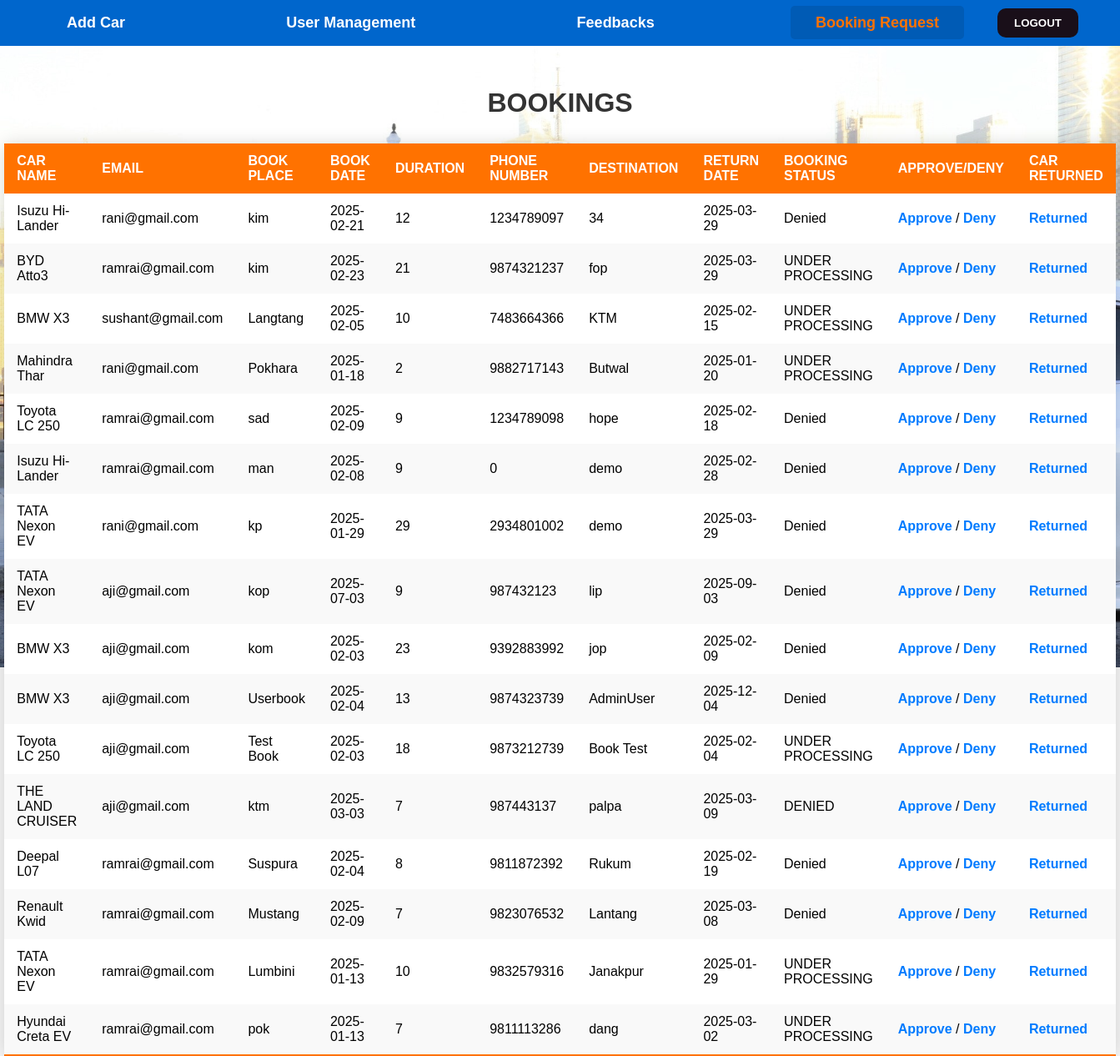
/adminbook.php, run on the app's committed database.
### tables this page shows
CREATE TABLE `booking` (
  `BOOK_ID` int(11) NOT NULL,
  `CAR_ID` int(11) NOT NULL,
  `EMAIL` varchar(255) NOT NULL,
  `BOOK_PLACE` varchar(255) NOT NULL,
  `BOOK_DATE` date NOT NULL,
  `DURATION` int(11) NOT NULL,
  `PHONE_NUMBER` bigint(20) NOT NULL,
  `DESTINATION` varchar(255) NOT NULL,
  `RETURN_DATE` date NOT NULL,
  `PRICE` int(11) NOT NULL,
  `BOOK_STATUS` varchar(255) NOT NULL DEFAULT 'UNDER PROCESSING'
);

CREATE TABLE `cars` (
  `CAR_ID` int(11) NOT NULL,
  `CAR_NAME` varchar(255) NOT NULL,
  `FUEL_TYPE` varchar(255) NOT NULL,
  `CAPACITY` int(11) NOT NULL,
  `PRICE` int(11) NOT NULL,
  `CAR_IMG` varchar(255) NOT NULL,
  `AVAILABLE` varchar(255) NOT NULL
);

### adminbook.php (the view, shortened to what this page needs)
<!DOCTYPE html>
<html lang="en">
<head>
</head>
<body>
<?php
require_once('connection.php');
$query = "SELECT booking.*, cars.CAR_NAME FROM booking
          JOIN cars ON booking.CAR_ID = cars.CAR_ID
          ORDER BY BOOK_ID DESC";
$queryy = mysqli_query($con, $query);
?>
<div class="hai">
    <div class="navbar">
        <div class="menu">
            <ul>
                <li><a href="adminvehicle.php" class="nav-link">Add Car</a></li>
                <li><a href="adminusers.php" class="nav-link">User Management</a></li>
                <li><a href="admindash.php" class="nav-link">Feedbacks</a></li>
                <li><a href="adminbook.php" class="nav-link active">Booking Request</a></li>
            </ul>
        </div>
        <div class="logout-btn-container">
            <button class="logout-btn"><a href="index.php" style="color: white; text-decoration: none;">LOGOUT</a></button>
        </div>
    </div>
    <div class="header">BOOKINGS</div>
    <div>
        <table class="content-table">
            <thead>
                <tr>
                    <th>CAR NAME</th>
                    <th>EMAIL</th>
                    <th>BOOK PLACE</th>
                    <th>BOOK DATE</th>
                    <th>DURATION</th>
                    <th>PHONE NUMBER</th>
                    <th>DESTINATION</th>
                    <th>RETURN DATE</th>
                    <th>BOOKING STATUS</th>
                    <th>APPROVE/DENY</th>
                    <th>CAR RETURNED</th>
                </tr>
            </thead>
            <tbody>
                <?php
                while ($res = mysqli_fetch_array($queryy)) { ?>
                    <tr>
                        <td><?php echo $res['CAR_NAME']; ?></td>
                        <td><?php echo $res['EMAIL']; ?></td>
                        <td><?php echo $res['BOOK_PLACE']; ?></td>
                        <td><?php echo $res['BOOK_DATE']; ?></td>
                        <td><?php echo $res['DURATION']; ?></td>
                        <td><?php echo $res['PHONE_NUMBER']; ?></td>
                        <td><?php echo $res['DESTINATION']; ?></td>
                        <td><?php echo $res['RETURN_DATE']; ?></td>
                        <td><?php echo $res['BOOK_STATUS']; ?></td>
                        <td>
                            <a class="action-link" href="approve.php?id=<?php echo $res['BOOK_ID']; ?>">Approve</a> /
                            <a class="action-link" href="deny.php?id=<?php echo $res['BOOK_ID']; ?>">Deny</a>
                        </td>
                        <td><a class="action-link" href="adminreturn.php?id=<?php echo $res['CAR_ID']; ?>&bookid=<?php echo $res['BOOK_ID']; ?>">Returned</a></td>
                    </tr>
                <?php } ?>
            </tbody>
        </table>
    </div>
</div>
</body>
</html>

### adminbook.php (style rules this page uses)
* { margin: 0; padding: 0; box-sizing: border-box; }
body { font-family: Arial, sans-serif; background-color: #f4f4f4; }
.hai { width: 100%; background: url("../images/carbg2.jpg") center center no-repeat; background-size: cover; height: 100vh; position: relative; }
.navbar { width: 100%; padding: 10px 50px; background-color: #0066cc; display: flex; justify-content: space-between; align-items: center; }
.menu { display: flex; justify-content: space-evenly; flex: 1; }
.menu ul { display: flex; width: 100%; justify-content: space-between; list-style: none; padding: 0; }
.menu li { list-style: none; }
.menu li a { text-decoration: none; color: white; font-weight: bold; font-size: 18px; padding: 10px 30px; transition: color 0.3s ease; }
.menu li a:hover, .menu li a.active { color: #ff7200; background-color: #005bb5; border-radius: 5px; }
.logout-btn-container { margin-left: 40px; }
.logout-btn { padding: 10px 20px; background-color: rgb(25, 15, 25); border: none; border-radius: 10px; color: white; font-weight: bold; cursor: pointer; transition: background-color 0.3s ease; }
.content-table { width: 90%; margin: 30px auto; border-collapse: collapse; background-color: white; box-shadow: 0 0 20px rgba(0, 0, 0, 0.15); border-radius: 8px; }
.content-table th, .content-table td { padding: 12px 15px; text-align: left; }
.content-table thead { background-color: #ff7200; color: white; }
.content-table tbody tr:nth-of-type(even) { background-color: #f9f9f9; }
.content-table tbody tr:last-child { border-bottom: 2px solid #ff7200; }
.header { text-align: center; margin-top: 50px; font-size: 32px; font-weight: bold; color: #333; }
.action-link { color: #007BFF; font-weight: bold; text-decoration: none; cursor: pointer; transition: color 0.3s ease; }

### data on the page
booking: CAR_ID.CAR_NAME "Isuzu Hi-Lander", EMAIL "rani@gmail.com", BOOK_PLACE "kim", BOOK_DATE "2025-02-21", DURATION "12", PHONE_NUMBER "1234789097", DESTINATION "34", RETURN_DATE "2025-03-29", BOOK_STATUS "Denied"
booking: CAR_ID.CAR_NAME "BYD Atto3", EMAIL "ramrai@gmail.com", BOOK_PLACE "kim", BOOK_DATE "2025-02-23", DURATION "21", PHONE_NUMBER "9874321237", DESTINATION "fop", RETURN_DATE "2025-03-29", BOOK_STATUS "UNDER PROCESSING"
booking: CAR_ID.CAR_NAME "BMW X3", EMAIL "sushant@gmail.com", BOOK_PLACE "Langtang", BOOK_DATE "2025-02-05", DURATION "10", PHONE_NUMBER "7483664366", DESTINATION "KTM", RETURN_DATE "2025-02-15", BOOK_STATUS "UNDER PROCESSING"
booking: CAR_ID.CAR_NAME "Mahindra Thar", EMAIL "rani@gmail.com", BOOK_PLACE "Pokhara", BOOK_DATE "2025-01-18", DURATION "2", PHONE_NUMBER "9882717143", DESTINATION "Butwal", RETURN_DATE "2025-01-20", BOOK_STATUS "UNDER PROCESSING"
booking: CAR_ID.CAR_NAME "Toyota LC 250", EMAIL "ramrai@gmail.com", BOOK_PLACE "sad", BOOK_DATE "2025-02-09", DURATION "9", PHONE_NUMBER "1234789098", DESTINATION "hope", RETURN_DATE "2025-02-18", BOOK_STATUS "Denied"
booking: CAR_ID.CAR_NAME "Isuzu Hi-Lander", EMAIL "ramrai@gmail.com", BOOK_PLACE "man", BOOK_DATE "2025-02-08", DURATION "9", PHONE_NUMBER "0", DESTINATION "demo", RETURN_DATE "2025-02-28", BOOK_STATUS "Denied"
booking: CAR_ID.CAR_NAME "TATA Nexon EV", EMAIL "rani@gmail.com", BOOK_PLACE "kp", BOOK_DATE "2025-01-29", DURATION "29", PHONE_NUMBER "2934801002", DESTINATION "demo", RETURN_DATE "2025-03-29", BOOK_STATUS "Denied"
booking: CAR_ID.CAR_NAME "TATA Nexon EV", EMAIL "aji@gmail.com", BOOK_PLACE "kop", BOOK_DATE "2025-07-03", DURATION "9", PHONE_NUMBER "987432123", DESTINATION "lip", RETURN_DATE "2025-09-03", BOOK_STATUS "Denied"
booking: CAR_ID.CAR_NAME "BMW X3", EMAIL "aji@gmail.com", BOOK_PLACE "kom", BOOK_DATE "2025-02-03", DURATION "23", PHONE_NUMBER "9392883992", DESTINATION "jop", RETURN_DATE "2025-02-09", BOOK_STATUS "Denied"
booking: CAR_ID.CAR_NAME "BMW X3", EMAIL "aji@gmail.com", BOOK_PLACE "Userbook", BOOK_DATE "2025-02-04", DURATION "13", PHONE_NUMBER "9874323739", DESTINATION "AdminUser", RETURN_DATE "2025-12-04", BOOK_STATUS "Denied"
booking: CAR_ID.CAR_NAME "Toyota LC 250", EMAIL "aji@gmail.com", BOOK_PLACE "Test Book", BOOK_DATE "2025-02-03", DURATION "18", PHONE_NUMBER "9873212739", DESTINATION "Book Test", RETURN_DATE "2025-02-04", BOOK_STATUS "UNDER PROCESSING"
booking: CAR_ID.CAR_NAME "THE LAND CRUISER", EMAIL "aji@gmail.com", BOOK_PLACE "ktm", BOOK_DATE "2025-03-03", DURATION "7", PHONE_NUMBER "987443137", DESTINATION "palpa", RETURN_DATE "2025-03-09", BOOK_STATUS "DENIED"
booking: CAR_ID.CAR_NAME "Deepal L07", EMAIL "ramrai@gmail.com", BOOK_PLACE "Suspura", BOOK_DATE "2025-02-04", DURATION "8", PHONE_NUMBER "9811872392", DESTINATION "Rukum", RETURN_DATE "2025-02-19", BOOK_STATUS "Denied"
booking: CAR_ID.CAR_NAME "Renault Kwid", EMAIL "ramrai@gmail.com", BOOK_PLACE "Mustang", BOOK_DATE "2025-02-09", DURATION "7", PHONE_NUMBER "9823076532", DESTINATION "Lantang", RETURN_DATE "2025-03-08", BOOK_STATUS "Denied"
booking: CAR_ID.CAR_NAME "TATA Nexon EV", EMAIL "ramrai@gmail.com", BOOK_PLACE "Lumbini", BOOK_DATE "2025-01-13", DURATION "10", PHONE_NUMBER "9832579316", DESTINATION "Janakpur", RETURN_DATE "2025-01-29", BOOK_STATUS "UNDER PROCESSING"
booking: CAR_ID.CAR_NAME "Hyundai Creta EV", EMAIL "ramrai@gmail.com", BOOK_PLACE "pok", BOOK_DATE "2025-01-13", DURATION "7", PHONE_NUMBER "9811113286", DESTINATION "dang", RETURN_DATE "2025-03-02", BOOK_STATUS "UNDER PROCESSING"
